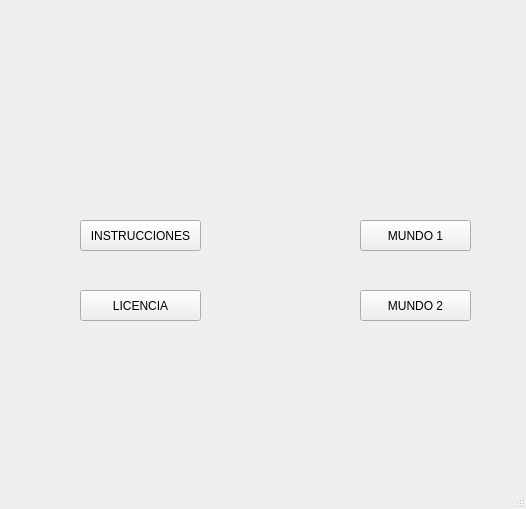
<?xml version="1.0" encoding="UTF-8"?>
<ui version="4.0">
 <class>MainWindow</class>
 <widget class="QMainWindow" name="MainWindow">
  <property name="geometry">
   <rect>
    <x>0</x>
    <y>0</y>
    <width>526</width>
    <height>509</height>
   </rect>
  </property>
  <property name="windowTitle">
   <string>MainWindow</string>
  </property>
  <widget class="QWidget" name="centralwidget">
   <widget class="QLabel" name="label">
    <property name="geometry">
     <rect>
      <x>10</x>
      <y>10</y>
      <width>501</width>
      <height>441</height>
     </rect>
    </property>
    <property name="styleSheet">
     <string notr="true">border-image: url(:/imagenes/menu.jpg);

</string>
    </property>
    <property name="text">
     <string/>
    </property>
   </widget>
   <widget class="QPushButton" name="jugar">
    <property name="geometry">
     <rect>
      <x>360</x>
      <y>220</y>
      <width>111</width>
      <height>31</height>
     </rect>
    </property>
    <property name="text">
     <string>MUNDO 1</string>
    </property>
   </widget>
   <widget class="QPushButton" name="nivel2">
    <property name="geometry">
     <rect>
      <x>360</x>
      <y>290</y>
      <width>111</width>
      <height>31</height>
     </rect>
    </property>
    <property name="text">
     <string>MUNDO 2</string>
    </property>
   </widget>
   <widget class="QPushButton" name="instrucciones">
    <property name="geometry">
     <rect>
      <x>80</x>
      <y>220</y>
      <width>121</width>
      <height>31</height>
     </rect>
    </property>
    <property name="text">
     <string>INSTRUCCIONES</string>
    </property>
   </widget>
   <widget class="QPushButton" name="licencia">
    <property name="geometry">
     <rect>
      <x>80</x>
      <y>290</y>
      <width>121</width>
      <height>31</height>
     </rect>
    </property>
    <property name="text">
     <string>LICENCIA</string>
    </property>
   </widget>
  </widget>
  <widget class="QMenuBar" name="menubar">
   <property name="geometry">
    <rect>
     <x>0</x>
     <y>0</y>
     <width>526</width>
     <height>21</height>
    </rect>
   </property>
  </widget>
  <widget class="QStatusBar" name="statusbar"/>
 </widget>
 <resources/>
 <connections/>
</ui>
